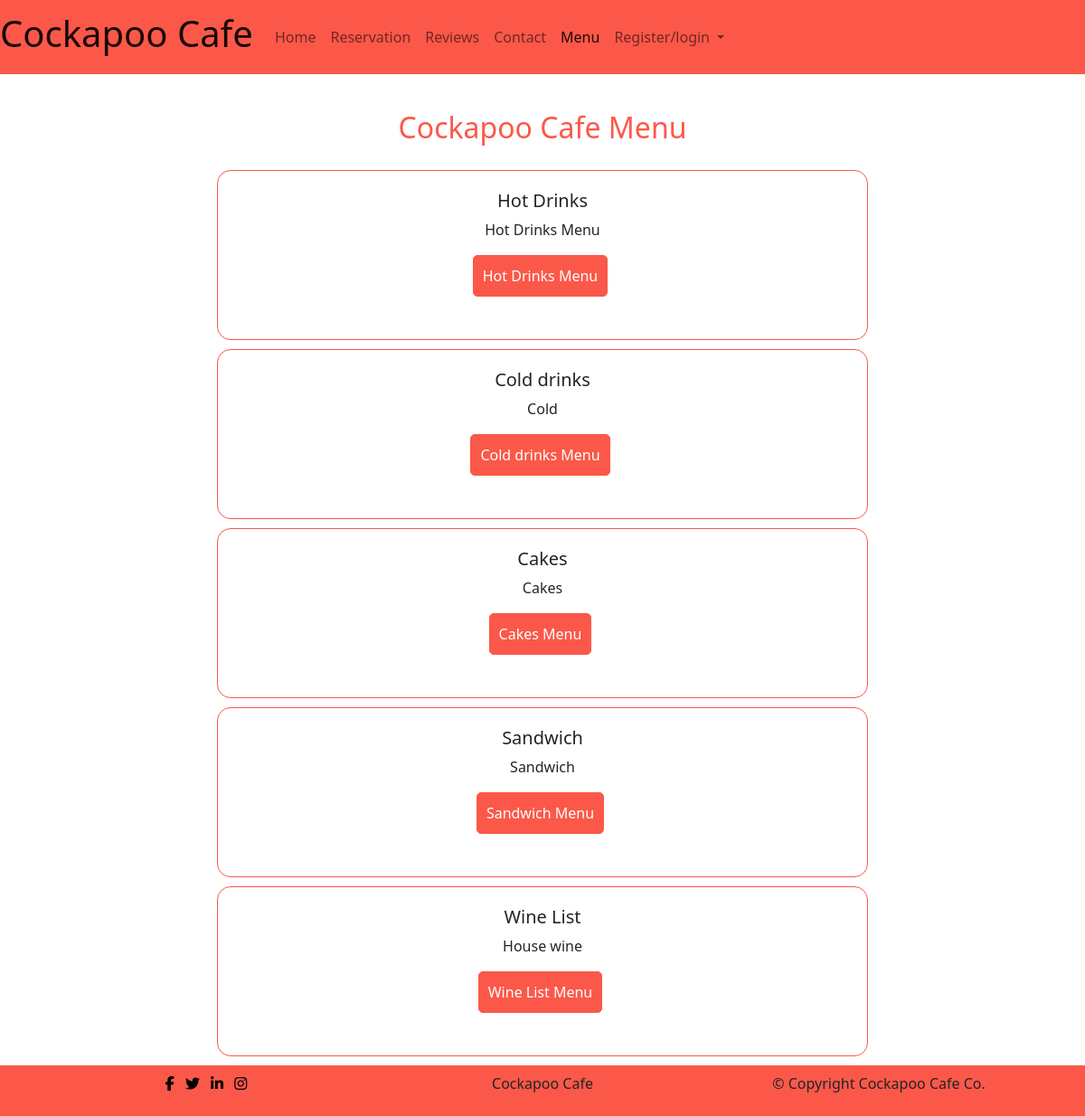
The page /menu/ on the database as committed earlier.
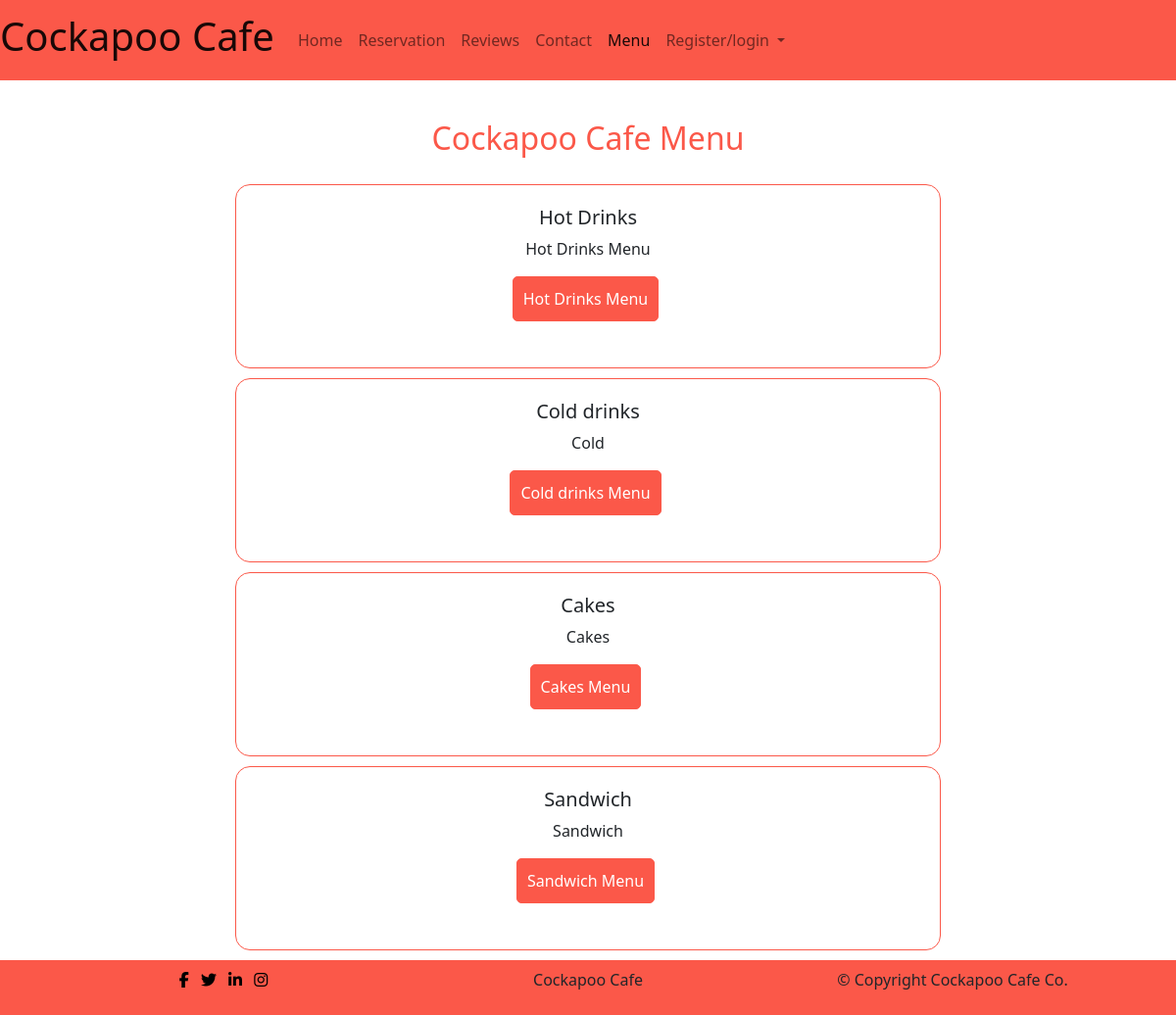
The same page on the database as committed later.
### menu/models.py (models this page shows)
class Category(models.Model):
    name = models.CharField(max_length=200)
    description = models.TextField(blank=False)
    def __str__(self):
        return self.name

### menu/views.py (the view)
# urls.py: path('', views.CategoryMenuListView.as_view(), name="menu"),
class CategoryMenuListView(ListView):
    Model = Category
    queryset = Category.objects.all()
    template_name = 'menu/menu.html'

### menu/templates/menu/menu.html (shortened to what this page needs)
{% extends 'base.html' %}
{% load static%}
{% block content %}
    <h2 class="menu-title">Cockapoo Cafe Menu</h2>
    {% for cat in object_list %}
    <div class="row row-cols-1 menu-item">
        <div class="col">
            <div class="card">
                <div class="card-body text-center">
                    <h5 class="card-title">{{ cat }}</h5>
                    <p class="card-text">{{ cat.description }}</p>
                    <p class="inline-flex"><a class="menu-btn" href="{% url 'category' cat.id %}">{{ cat }} Menu</a></p>
                </div>
            </div>
        </div>
    {% endfor %}
{% endblock %}

Rows that differ between the two databases and show on the page:
removed Category: name "Wine List", description "House wine"
